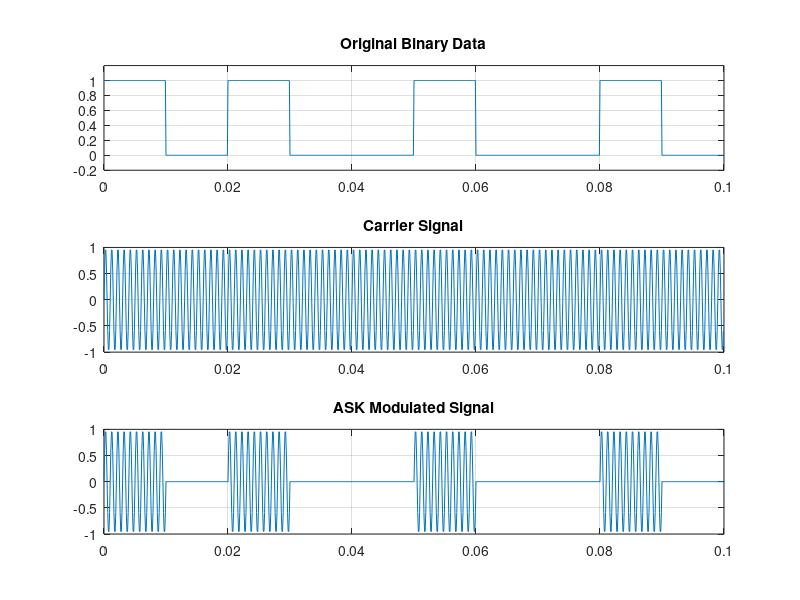
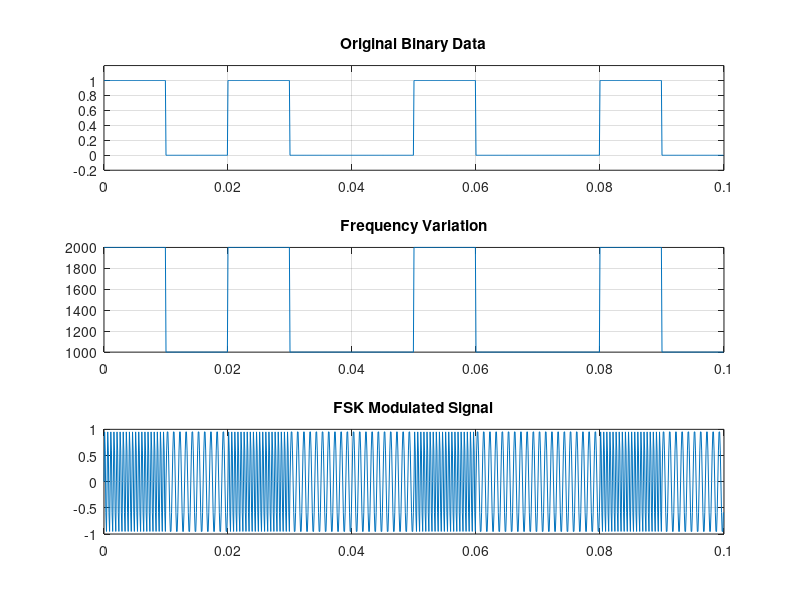
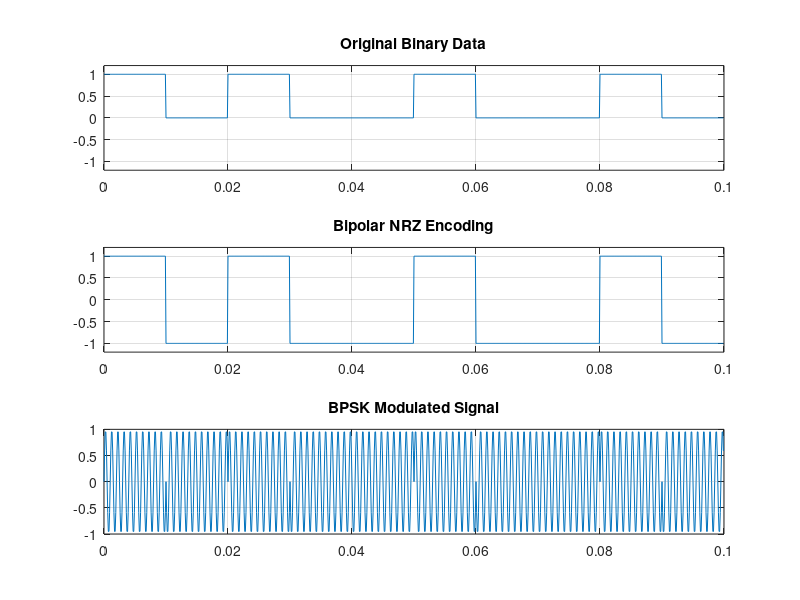
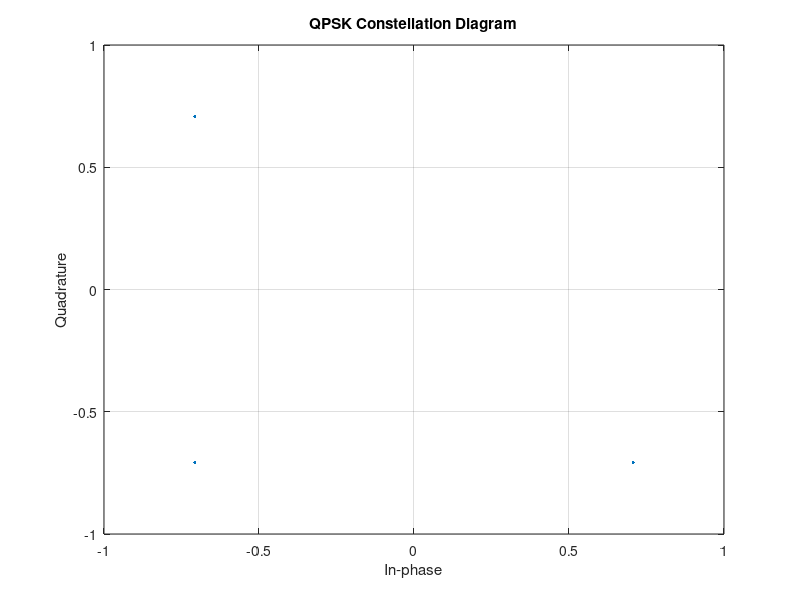

Here is the MATLAB script that generated these plots, in order:
% Digital Modulation Techniques Visualization
clc;
clear all; 
close all; 

%% Simulation Parameters
fs = 10000;         % Sampling frequency (Hz)
fc = 1000;          % Carrier frequency (Hz)
T = 0.1;            % Total simulation time (s)
N = fs * T;         % Number of samples
t = (0:N-1)/fs;     % Time vector
bits = 10;          % Number of bits to transmit

% Generate random bit stream
data = randi([0 1], 1, bits);
samples_per_bit = round(fs / (bits / T));

%% 1. Amplitude Shift Keying (ASK)
figure('Name', 'ASK Modulation', 'Position', [100 100 800 600]);
nrz = repelem(data, samples_per_bit);
ask_signal = nrz .* sin(2*pi*fc*t(1:length(nrz)));

subplot(3,1,1); plot(t(1:length(nrz)), nrz); title('Original Binary Data'); ylim([-0.2 1.2]); grid on;
subplot(3,1,2); plot(t, sin(2*pi*fc*t)); title('Carrier Signal'); grid on;
subplot(3,1,3); plot(t(1:length(ask_signal)), ask_signal); title('ASK Modulated Signal'); grid on;

%% 2. Frequency Shift Keying (FSK)
figure('Name', 'FSK Modulation', 'Position', [200 200 800 600]);
f0 = fc; f1 = 2*fc; fsk_signal = zeros(1, length(nrz));
for i = 1:length(data)
    idx = (i-1)*samples_per_bit+1 : min(i*samples_per_bit, length(t));
    fsk_signal(idx) = sin(2*pi*(f0 + data(i)*(f1-f0))*t(idx));
end

subplot(3,1,1); plot(t(1:length(nrz)), nrz); title('Original Binary Data'); ylim([-0.2 1.2]); grid on;
subplot(3,1,2); plot(t(1:length(nrz)), f0 + data(ceil((1:length(nrz))/samples_per_bit))*(f1-f0)); title('Frequency Variation'); grid on;
subplot(3,1,3); plot(t(1:length(fsk_signal)), fsk_signal); title('FSK Modulated Signal'); grid on;

%% 3. Binary Phase Shift Keying (BPSK)
figure('Name', 'BPSK Modulation', 'Position', [300 300 800 600]);
bpsk_signal = (2*nrz - 1) .* sin(2*pi*fc*t(1:length(nrz)));

subplot(3,1,1); plot(t(1:length(nrz)), nrz); title('Original Binary Data'); ylim([-1.2 1.2]); grid on;
subplot(3,1,2); plot(t(1:length(bpsk_signal)), (2*nrz - 1)); title('Bipolar NRZ Encoding'); ylim([-1.2 1.2]); grid on;
subplot(3,1,3); plot(t(1:length(bpsk_signal)), bpsk_signal); title('BPSK Modulated Signal'); grid on;

%% 4. Quadrature Phase Shift Keying (QPSK)
figure('Name', 'QPSK Modulation', 'Position', [400 400 800 600]);
qpsk_data = randi([0 3], 1, bits/2);
qpsk_signal = pskmod(qpsk_data, 4, pi/4);
scatterplot(qpsk_signal); title('QPSK Constellation Diagram'); grid on;

%% 5. Quadrature Amplitude Modulation (16-QAM)
figure('Name', '16-QAM Modulation', 'Position', [500 500 800 600]);
qam_data = randi([0 15], 1, bits/4);
qam_signal = qammod(qam_data, 16);
scatterplot(qam_signal); title('16-QAM Constellation Diagram'); grid on;